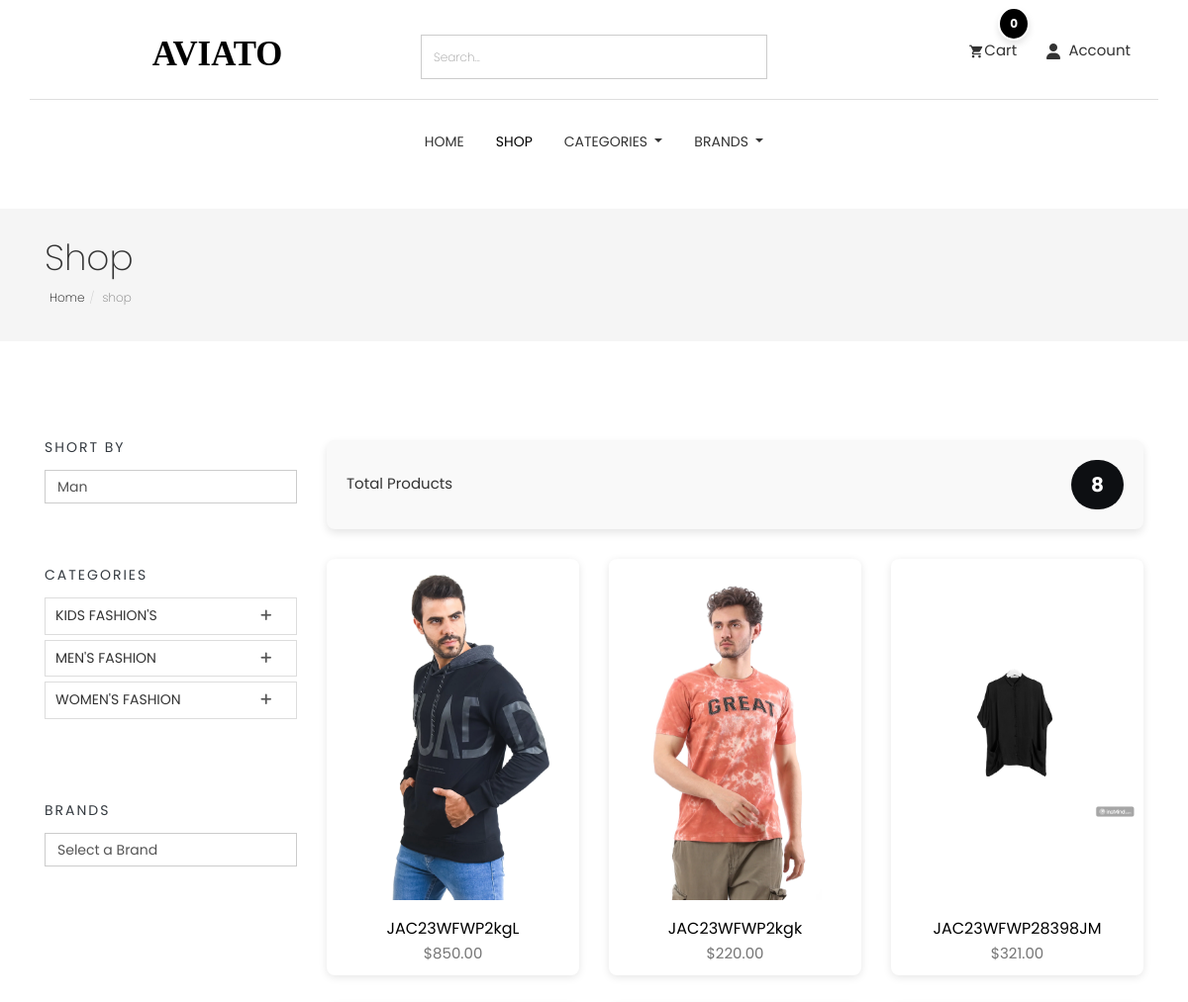
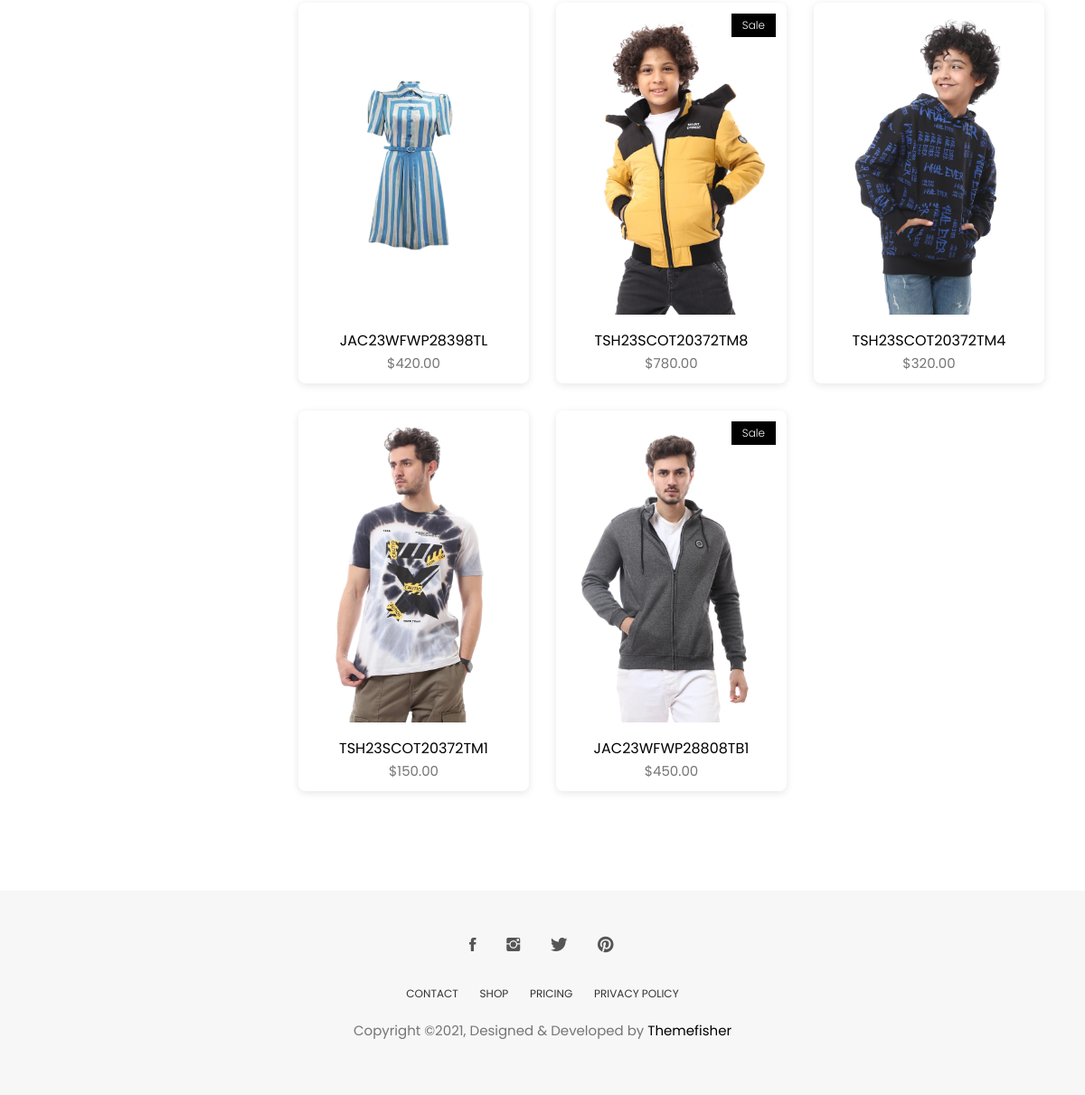
Screenshot of /products/ with the database file from the repository (2 pictures, top to bottom).
### category/models.py (models this page shows, shortened)
class Category(models.Model):
    id = models.UUIDField(primary_key=True, default=uuid.uuid4, editable=False)
    name = models.CharField(max_length=255, unique=True)
    description = models.TextField(blank=True, null=True)
    image = models.ImageField(null=True,blank=True,upload_to='category-image/')
    class Meta:
        verbose_name = "Category"
        verbose_name_plural = "Categories"
        ordering = ['name']  # Categories will be ordered alphabetically by name.

### store/models.py (models this page shows, shortened)
class Product(models.Model):
    id = models.UUIDField(primary_key=True, default=uuid.uuid4, editable=False)
    name = models.CharField(unique=True, max_length=50)
    image = models.ImageField(upload_to='product/')
    stock = models.IntegerField(default=1)
    price = models.DecimalField(max_digits=10, decimal_places=2, default=Decimal('0.00'))
    description = models.TextField(max_length=10000, blank=True)
    created_at = models.DateTimeField(default=timezone.now)
    modified_date = models.DateTimeField(auto_now=True)
    slug = models.SlugField(null=True, blank=True, unique=True)
    views = models.PositiveIntegerField(default=0)
    is_available = models.BooleanField(default=True)
    on_sale = models.BooleanField(default=False)
    PRDBrand = models.ForeignKey('Brand', related_name='product_brand', on_delete=models.CASCADE, blank=True, null=True, verbose_name="Brand")
    like = models.ManyToManyField(User, blank=True, related_name='product_favourite')
    category = models.ForeignKey(Subcategory, related_name='product_subcategory', verbose_name="Subcategory", null=True, blank=True, on_delete=models.CASCADE)
    class Meta:
        ordering = ['-created_at']
        verbose_name = "Product"
        verbose_name_plural = "Products"

### store/views.py (the view, shortened to what this page needs)
# urls.py: path('' , views.product_list , name='product_list'),
def product_list(request,subcategory_id=None,category_id=None,brand_id=None):
    subcategories = None
    products = None
    categories = None
    brands = None
    if subcategory_id != None :
        subcategories = get_object_or_404(Subcategory,id = subcategory_id)
        products = Product.objects.filter(category=subcategories  ,is_available=True)
        product_count = products.count()
        paginator = Paginator(products, 9)  # Show 9 products per page
        page_number = request.GET.get('page')
        page_obj = paginator.get_page(page_number)
    else:
        products = Product.objects.all().filter(is_available=True)
        product_count = products.count()
        paginator = Paginator(products, 9)  # Show 9 products per page
        page_number = request.GET.get('page')
        page_obj = paginator.get_page(page_number)
    context = {
        'products':page_obj,
        'product_count':product_count
    }
    return render(request , 'products/product_list.html' , context)

### cart/cart_utils.py (called while the page is built)
def _cart_id(request):
    cart = request.session.session_key
    if not cart:
        cart = request.session.create()
    return cart

### category/category_context.py (called while the page is built)
def nav_links(request):
    categories_nav = Category.objects.all()
    subcategories_nav = Subcategory.objects.all()
    brands_nav = Brand.objects.all()
    context = {
        'categories_nav':categories_nav,
        'brands_nav':brands_nav,
        'subcategories_nav':subcategories_nav,
    }
    return context

### category/models.py (called while the page is built)
    def get_url(self):
        return reverse('products_by_subcategory',args=[self.id])

### store/models.py (called while the page is built)
    def get_url(self):
        return reverse('products_by_brand',args=[self.id])

    def __str__(self):
        return self.name

### store/templates/products/product_list.html (shortened to what this page needs)
{% extends "base.html" %}
{% load static %}
{% block body %}
<section class="page-header">
    <div class="container">
        <div class="row">
            <div class="col-md-12">
                <div class="content">
                    {% if 'search' in request.path %}
                    <h2 class="title-page"> Search Result</h2>
                    {% else %}
                    <h1 class="page-name">Shop</h1>
                    {% endif %}
                    <ol class="breadcrumb">
                        <li><a href="/">Home</a></li>
                        <li class="active">shop</li>
                    </ol>
                </div>
            </div>
        </div>
    </div>
</section>
<section class="products section">
    <div class="container">
        <div class="row">
            <div class="col-md-3">
                <div class="widget">
                    <h4 class="widget-title">Short By</h4>
                    <form method="post" action="#">
                        <select class="form-control">
                            <option>Man</option>
                        </select>
                    </form>
                </div>
                <div class="widget product-category">
                    <h4 class="widget-title">Categories</h4>
                    <div class="panel-group commonAccordion" id="accordion" role="tablist" aria-multiselectable="true">
                        {% for category in categories_nav %}
                        <div class="panel panel-default">
                            <div class="panel-heading" role="tab" id="heading{{ category.id }}">
                                <h4 class="panel-title">
                                    <a class="collapsed" role="button" data-toggle="collapse" data-parent="#accordion"
                                        href="#collapse{{ category.id }}" aria-expanded="false"
                                        aria-controls="collapse{{ category.id }}">
                                        {{ category.name }}
                                    </a>
                                </h4>
                            </div>
                        </div>
                        {% endfor %}
                    </div>
                </div>
                <div class="widget">
                    <h4 class="widget-title">Brands</h4>
                    <select class="form-control" onchange="window.location.href=this.value;">
                        <option value="">Select a Brand</option>
                    </select>
                </div>
            </div>
            <div class="col-md-9">
                {% if products %}
                <div class="product-count">
                    <h3 class="product-count-title">Total Products</h3>
                    <span class="product-count-badge">{{ product_count }}</span>
                </div>
                <div class="row">
                    {% for product in products %}
                    <div class="col-md-4">
                        <div class="product-item">
                            <div class="product-thumb">
                                {% if product.on_sale %}
                                <span class="bage">Sale</span>
                                {% endif %}
                                <img class="img-responsive object-fit-contain" width="300px" height="300px"
                                    src="{{product.image.url}}" alt="product-img" />
                            </div>
                            <div class="product-content">
                                <h4><a href="{% url 'product_details' product.id %}">{{ product.name }}</a></h4>
                                <p class="price">${{ product.price }}</p>
                            </div>
                        </div>
                    </div>
                    {% endfor %}
                </div>
                {% endif %}
            </div>
        </div>
    </div>
</section>
{% endblock body %}

### static/css/style.css (style rules this page uses)
body { line-height: 1.5; font-family: "Poppins", sans-serif; -webkit-font-smoothing: antialiased; }
p { font-family: "Poppins", sans-serif; color: #757575; font-size: 15px; }
h1, h2, h3, h4, h5, h6 { font-family: "Poppins", sans-serif; }
h1, h2, h3, h4, h5, h6 { font-weight: 400; }
ol, ul { margin: 0; padding: 0; list-style: none; }
a, a:focus, a:hover { text-decoration: none; outline: 0; color: #000; }
.form-control { box-shadow: none; border-radius: 0; }
.section { padding: 80px 0; }
.page-header { background: #f5f5f5; margin-top: 20px; border-bottom: none; padding: 30px 0; }
.page-header h1 { font-weight: 200; margin: 0 0 6px 0; }
.page-header .breadcrumb { background: transparent; padding: 5px; margin: 0; }
.page-header .breadcrumb li { font-weight: 200; font-size: 12px; }
.page-header .breadcrumb li a { color: #000; }
.commonAccordion .panel, .commonAccordion-2 .panel { border-radius: 0; box-shadow: none; }
.commonAccordion .panel .panel-heading, .commonAccordion-2 .panel .panel-heading { background: transparent; padding: 0; }
.commonAccordion .panel .panel-title, .commonAccordion-2 .panel .panel-title { position: relative; }
.commonAccordion .panel .panel-title a, .commonAccordion-2 .panel .panel-title a { display: block; font-size: 14px; text-transform: uppercase; padding: 10px 10px; }
.commonAccordion .panel .panel-title a:before, .commonAccordion-2 .panel .panel-title a:before { color: #555; content: "\f209"; position: absolute; right: 25px; font-family: "themefisher-font"; }
.commonAccordion .panel .panel-title a.collapsed:before, .commonAccordion-2 .panel .panel-title a.collapsed:before { content: "\f217"; }
.product-item { background-color: #fff; border-radius: 8px; overflow: hidden; box-shadow: 0 2px 8px rgba(0, 0, 0, 0.1); transition: all 0.3s ease; margin-bottom: 30px; }
.product-item .product-thumb { position: relative; }
.product-item .product-thumb img { object-fit: contain !important; height: 350px !important; width: 350px !important; }
.product-item .product-thumb .bage { position: absolute; top: 12px; right: 12px; background: #000; color: #fff; font-size: 12px; padding: 4px 12px; font-weight: 300; display: inline-block; }
.product-item .product-thumb:before { transition: 0.3s all; opacity: 0; background: rgba(0, 0, 0, 0.6); content: ""; position: absolute; top: 0; right: 0; left: 0; bottom: 0; }
.product-item .product-content { text-align: center; }
.product-item .product-content h4 { font-size: 16px; font-weight: 400; margin-top: 15px; margin-bottom: 6px; }
.product-item .product-content h4 a { color: #000; }
.product-count { background-color: #f9f9f9; padding: 20px; margin-bottom: 30px; border-radius: 8px; display: flex; align-items: center; justify-content: space-between; box-shadow: 0 4px 8px rgba(0, 0, 0, 0.1); }
.product-count-title { font-size: 1.5rem; color: #333; margin: 0; }
.product-count-badge { font-size: 2rem; color: #ffffff; background-color: #0d0f12; padding: 10px 20px; border-radius: 50px; font-weight: bold; display: inline-block; }
.widget { margin-bottom: 30px; padding-bottom: 35px; }
.widget .widget-title { margin: 0; padding-bottom: 15px; font-size: 14px; font-weight: 400; text-transform: uppercase; letter-spacing: 2px; }
.widget-title { font-size: 18px; margin-bottom: 10px; color: #343a40; }

### rows the page displays
Category: name "KIDS FASHION'S"
Category: name "MEN'S FASHION"
Category: name "WOMEN'S FASHION"
Product: image (picture), name "JAC23WFWP2kgL", price "850.00"
Product: image (picture), name "JAC23WFWP2kgk", price "220.00"
Product: image (picture), name "JAC23WFWP28398JM", price "321.00"
Product: image (picture), name "JAC23WFWP28398TL", price "420.00"
Product: on_sale "Sale", image (picture), name "TSH23SCOT20372TM8", price "780.00"
Product: image (picture), name "TSH23SCOT20372TM4", price "320.00"
Product: image (picture), name "TSH23SCOT20372TM1", price "150.00"
Product: on_sale "Sale", image (picture), name "JAC23WFWP28808TB1", price "450.00"

### other values shown
{{ quantity }} "0"
{{ product_count }} "8"
